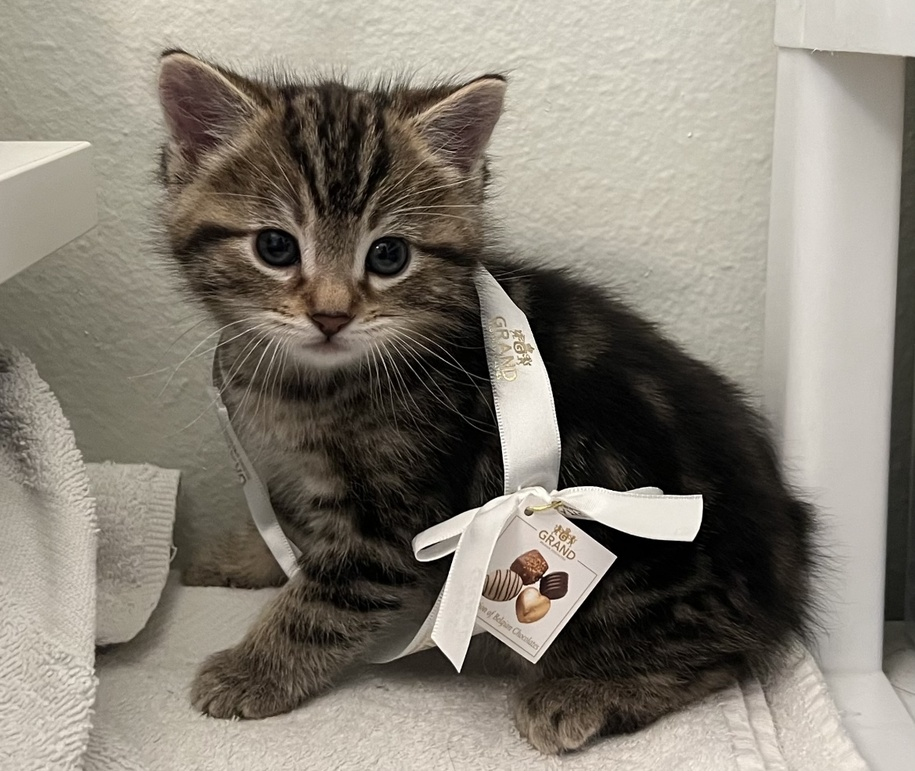
#> input picture Week 11/Code-Week#11/images/cat.jpg, 915 x 771 px, shrunk from 1170 x 985 before the run, found by its file name
$ python '0. Histogram_grayscale.py'
#> lines starting #> are read from the running program, lines starting #| are printed output that depends on the picture
import cv2 as cv
import numpy as np
import os
import matplotlib.pyplot as plt


def grayHistogram():
    root = os.getcwd()
    imgPath = os.path.join(root,'images\\cat.jpg')
    img = cv.imread(imgPath,cv.IMREAD_GRAYSCALE)
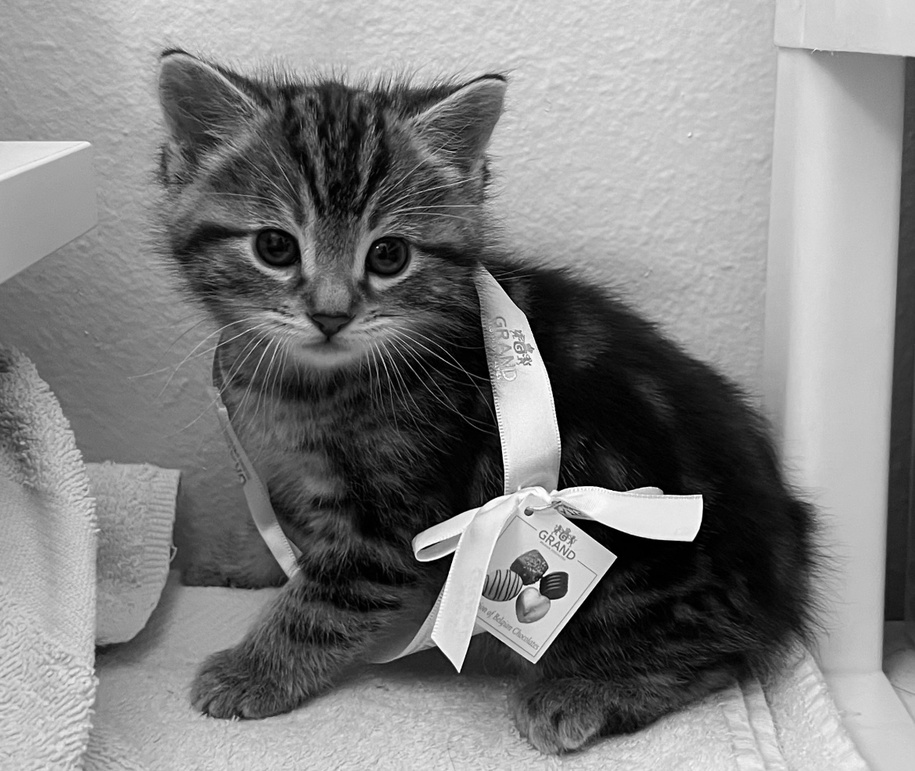
#> img: shape (771, 915); min 0, max 255, mean 128.2

    plt.figure()
    plt.imshow(img,cmap='gray')

    '''
        cv.calcHist(image,channels,mask,histSize,histRange - computes the histogram
            @param image List of ndarray
            @param channels List of channel
            @param mask Numpy array
            @param histSize List of number of bins used
            @param histRange List range of values
    '''
    # 0 inclusive, 256 exclusive

    hist = cv.calcHist([img], [0], None, [256], [0, 256])
#> hist = 256 values, max 8236 at index 196, min 71 at index 254, mean 2755.7

    plt.figure()
    plt.plot(hist)
    plt.xlabel("pixel intensity")
    plt.ylabel("# of pixels")
    plt.show()
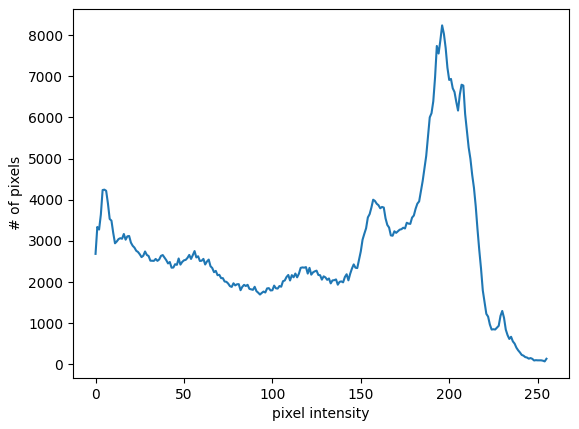
#> figure drawn by matplotlib, 1 panel; curve peaks at x = 196, y = 8236


if __name__ == '__main__':
    grayHistogram()

$ run again, with Week 11/Code-Week#11/images/goalkeeper.jpg copied over Week 11/Code-Week#11/images/cat.jpg
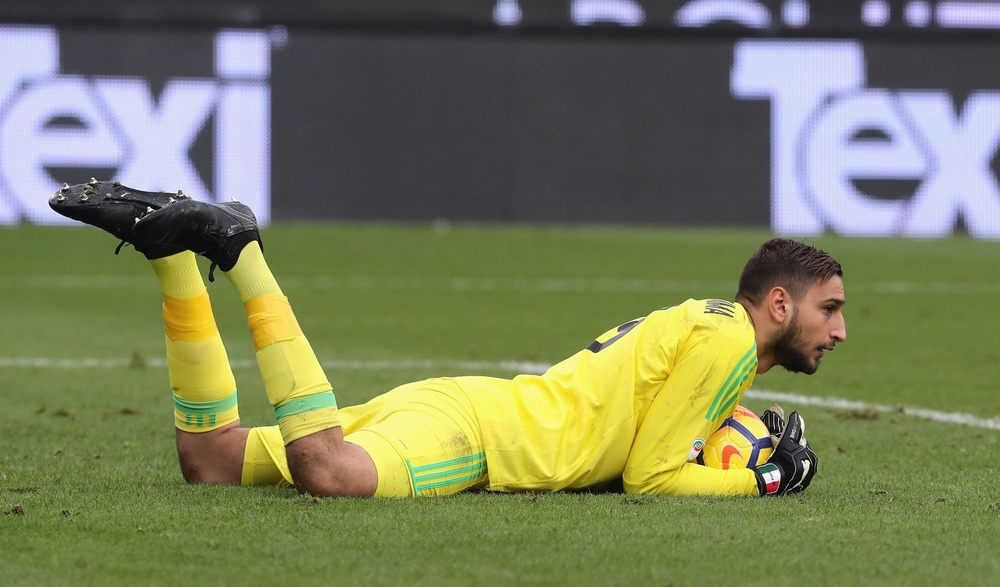
#> input picture Week 11/Code-Week#11/images/goalkeeper.jpg, 1000 x 587 px, shrunk from 1500 x 880 before the run, found by its file name
#> in grayHistogram, `img = cv.imread(imgPath,cv.IMREAD_GRAYSCALE)`:
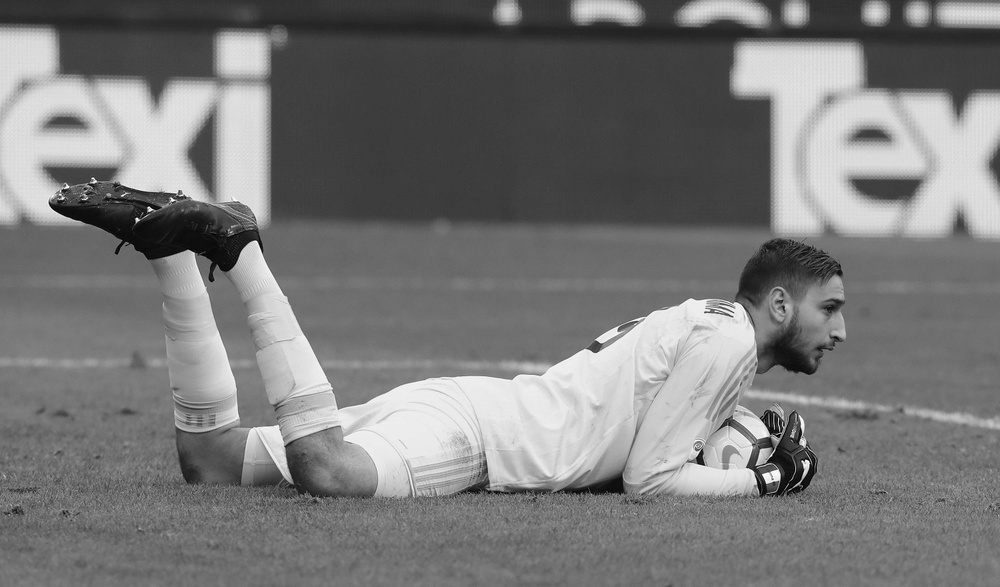
#> img: shape (587, 1000); min 0, max 255, mean 121.4
#> hist = 256 values, max 19216 at index 63, min 3 at index 252, mean 2293
#> in grayHistogram, `plt.show()`:
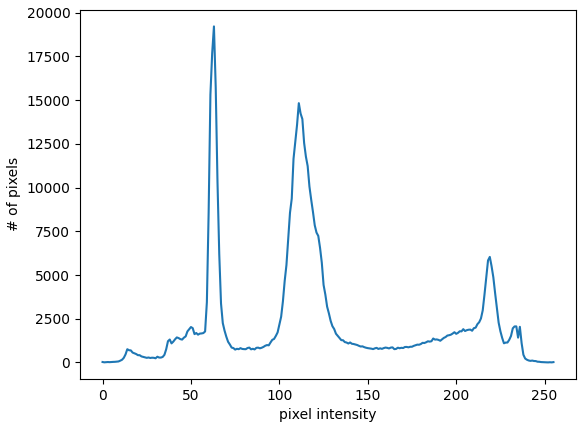
#> figure drawn by matplotlib, 1 panel; curve peaks at x = 63, y = 19216
